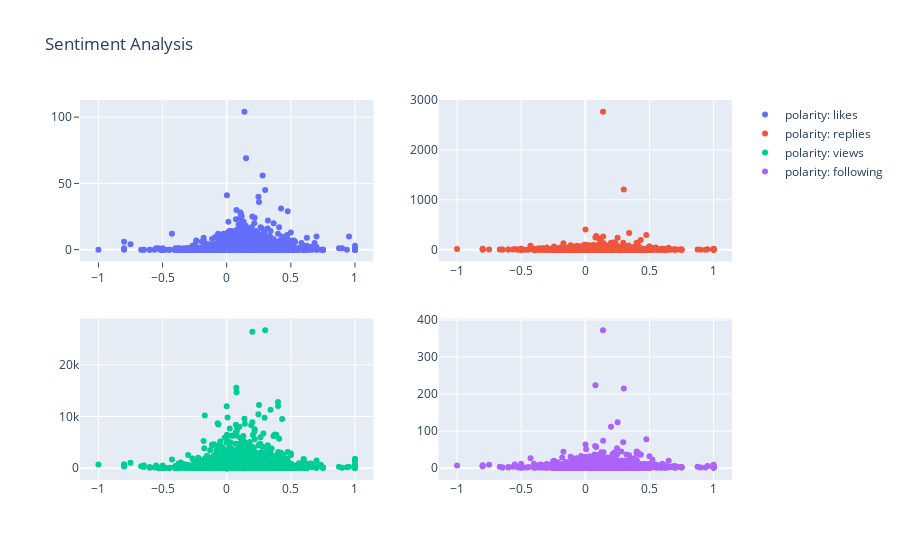

The notebook cell saved with this chart:
### Code cell
sentiment_graph = make_subplots(rows=2, cols=2)

def build_sentiment_graph(sentiment, field, row, col):
    sentiment_graph.add_trace(go.Scatter(
        x=ynab_sa[sentiment],
        y=ynab_sa[field],
        name="{}: {}".format(sentiment, field)
        ),
        row=row,
        col=col
    )
build_sentiment_graph("polarity", "likes", 1, 1)
build_sentiment_graph("polarity", "replies", 1, 2)
build_sentiment_graph("polarity", "views", 2, 1)
build_sentiment_graph("polarity", "following", 2, 2)
# # build_sentiment_graph("subjectivity", "likes", 2, 1)
# # build_sentiment_graph("subjectivity", "replies", 2, 2)
# # build_sentiment_graph("subjectivity", "views", 2, 3)
# # build_sentiment_graph("subjectivity", "following", 2, 4)

sentiment_graph.update_traces(mode='markers')
sentiment_graph.update_layout(
    title="Sentiment Analysis",
    xaxis=dict(
        ticks='outside',
    ),
    yaxis=dict(
        ticks='outside',
    )
)

### Figure 1 — Plotly figure (JSON) as saved in the notebook; plotly's stock layout.template omitted (floating-point values rounded to 4 significant figures; data arrays with more than 128 entries replaced by an {"elided": "..."} marker saying what was removed)
{"data": [{"mode": "markers", "name": "polarity: likes", "type": "scatter", "x": {"elided": "7315 float values"}, "xaxis": "x", "y": {"elided": "7315 int values"}, "yaxis": "y"}, {"mode": "markers", "name": "polarity: replies", "type": "scatter", "x": {"elided": "7315 float values"}, "xaxis": "x2", "y": {"elided": "7315 int values"}, "yaxis": "y2"}, {"mode": "markers", "name": "polarity: views", "type": "scatter", "x": {"elided": "7315 float values"}, "xaxis": "x3", "y": {"elided": "7315 int values"}, "yaxis": "y3"}, {"mode": "markers", "name": "polarity: following", "type": "scatter", "x": {"elided": "7315 float values"}, "xaxis": "x4", "y": {"elided": "7315 int values"}, "yaxis": "y4"}], "layout": {"title": {"text": "Sentiment Analysis"}, "xaxis": {"anchor": "y", "domain": [0, 0.45], "ticks": "outside"}, "xaxis2": {"anchor": "y2", "domain": [0.55, 1]}, "xaxis3": {"anchor": "y3", "domain": [0, 0.45]}, "xaxis4": {"anchor": "y4", "domain": [0.55, 1]}, "yaxis": {"anchor": "x", "domain": [0.575, 1], "ticks": "outside"}, "yaxis2": {"anchor": "x2", "domain": [0.575, 1]}, "yaxis3": {"anchor": "x3", "domain": [0, 0.425]}, "yaxis4": {"anchor": "x4", "domain": [0, 0.425]}}}
